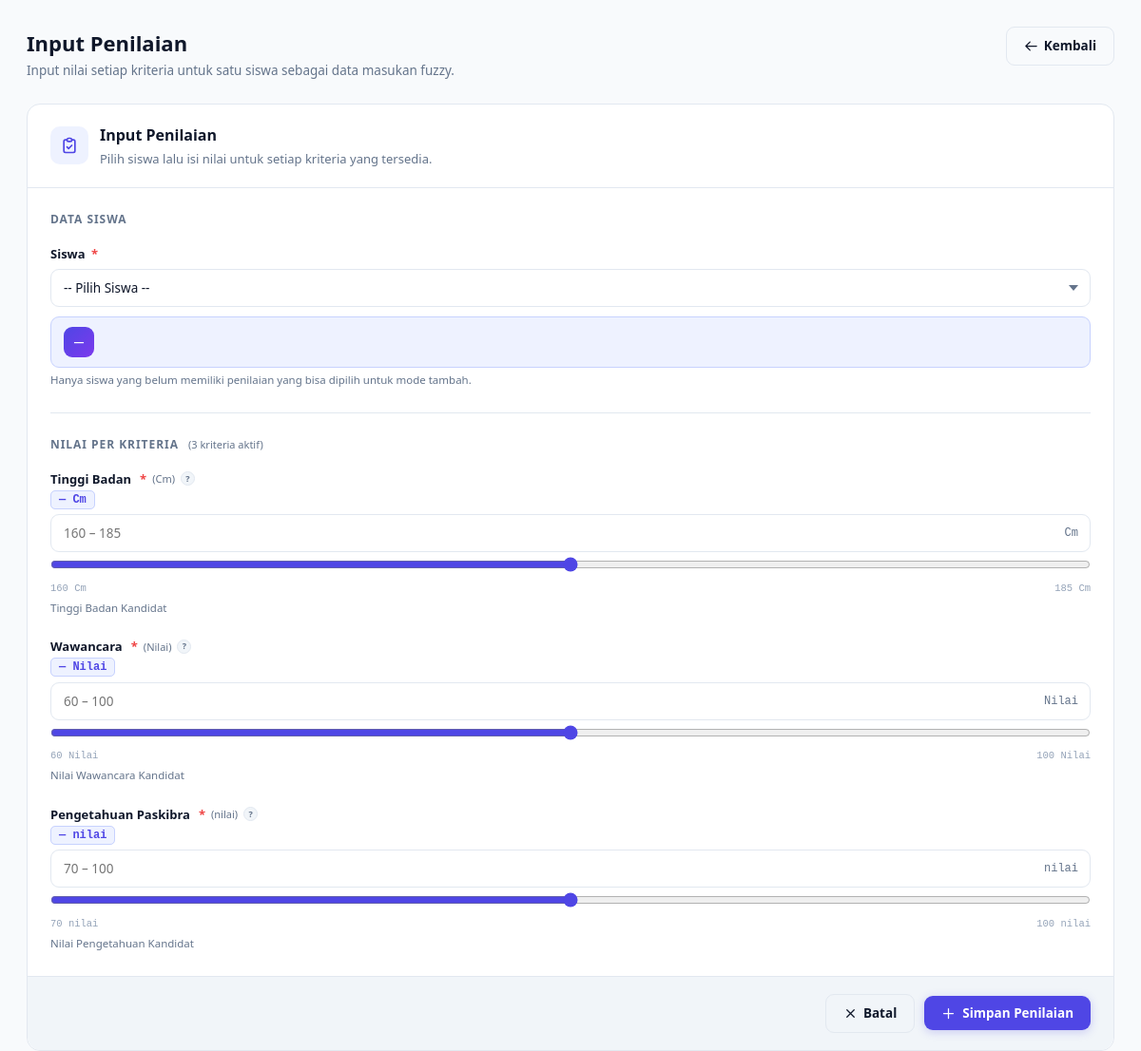
/pages/penilaian/FormPenilaian.php, run on the app's committed database.
### tables this page shows
CREATE TABLE `kriteria` (
  `id_kriteria` int(11) NOT NULL,
  `nama_kriteria` varchar(200) NOT NULL,
  `satuan` varchar(50) DEFAULT NULL,
  `nilai_min` float DEFAULT 0,
  `nilai_max` float DEFAULT 100,
  `keterangan` text DEFAULT NULL,
  `urutan` int(11) DEFAULT 0,
  `created_at` timestamp NOT NULL DEFAULT current_timestamp(),
  `updated_at` timestamp NOT NULL DEFAULT current_timestamp() ON UPDATE current_timestamp()
);

### pages/penilaian/FormPenilaian.php (the view, shortened to what this page needs)
<?php
require 'config/DBConfig.php';
$errors = [];
$action = $_GET['action'] ?? 'add';
$editId = isset($_GET['id']) ? (int) $_GET['id'] : 0;
$isEdit = ($action === 'edit' && $editId > 0);
$pageTitle = $isEdit ? 'Edit Penilaian' : 'Input Penilaian';
$kriteriaList = [];
if ($conn) {
  try {
    $stmt = $conn->query("
      SELECT id_kriteria, nama_kriteria, satuan, nilai_min, nilai_max, keterangan
      FROM kriteria
      ORDER BY urutan ASC, id_kriteria ASC
    ");
    $kriteriaList = $stmt->fetchAll();
  } catch (\PDOException $e) {
    $errors[] = 'Gagal mengambil data kriteria: ' . $e->getMessage();
  }
}
$siswaList = [];
if ($conn) {
  try {
    $stmt = $conn->query("
      SELECT id_siswa, name, asal_sekolah, jenis_kelamin
      FROM siswa
      ORDER BY name ASC
    ");
    $siswaList = $stmt->fetchAll();
  } catch (\PDOException $e) {
    $errors[] = 'Gagal mengambil data siswa: ' . $e->getMessage();
  }
}
$formData = [
  'id_siswa' => '',
  'nilai' => [],
];
?>
<!DOCTYPE html>
<html lang="id">
<head>
  <link rel="stylesheet" href="assets/app.css">
</head>
<body>
  <div>
    <main class="app-content">
      <div class="page-view">
        <div class="page-header">
          <div>
            <h1 class="page-title"><?= htmlspecialchars($pageTitle) ?></h1>
            <p class="page-subtitle">
              <?= $isEdit
                ? 'Perbarui nilai kriteria siswa yang sudah terdaftar.'
                : 'Input nilai setiap kriteria untuk satu siswa sebagai data masukan fuzzy.'
                ?>
            </p>
          </div>
          <a href="app.php?page=penilaian" class="btn-secondary">
            <svg xmlns="http://www.w3.org/2000/svg" fill="none" viewBox="0 0 24 24" stroke-width="2"
              stroke="currentColor">
              <path stroke-linecap="round" stroke-linejoin="round" d="M10 19l-7-7m0 0l7-7m-7 7h18" />
            </svg>
            Kembali
          </a>
        </div>
        <div class="form-card" style="width: 100%; max-width: none;">
          <div class="form-card-header">
            <div class="form-card-icon">
              <?php if ($isEdit): ?>
                <svg xmlns="http://www.w3.org/2000/svg" fill="none" viewBox="0 0 24 24" stroke-width="2"
                  stroke="currentColor">
                  <path stroke-linecap="round" stroke-linejoin="round"
                    d="M11 5H6a2 2 0 00-2 2v11a2 2 0 002 2h11a2 2 0 002-2v-5m-1.414-9.414a2 2 0 112.828 2.828L11.828 15H9v-2.828l8.586-8.586z" />
                </svg>
              <?php else: ?>
                <svg xmlns="http://www.w3.org/2000/svg" fill="none" viewBox="0 0 24 24" stroke-width="2"
                  stroke="currentColor">
                  <path stroke-linecap="round" stroke-linejoin="round"
                    d="M9 5H7a2 2 0 00-2 2v12a2 2 0 002 2h10a2 2 0 002-2V7a2 2 0 00-2-2h-2M9 5a2 2 0 002 2h2a2 2 0 002-2M9 5a2 2 0 012-2h2a2 2 0 012 2m-6 9l2 2 4-4" />
                </svg>
              <?php endif; ?>
            </div>
            <div>
              <p class="form-card-title"><?= htmlspecialchars($pageTitle) ?></p>
              <p class="form-card-desc">
                <?= $isEdit
                  ? 'Nilai lama akan digantikan dengan nilai baru yang diinput.'
                  : 'Pilih siswa lalu isi nilai untuk setiap kriteria yang tersedia.'
                  ?>
              </p>
            </div>
          </div>
          <form method="POST"
            action="app.php?page=penilaian/<?= $isEdit ? 'edit&action=edit&id=' . $editId : 'add&action=add' ?>"
            id="formPenilaian" novalidate>
            <div class="form-card-body">
              <p class="form-section-title">Data Siswa</p>
              <div class="form-group">
                <label class="form-label" for="id_siswa">
                  Siswa <span class="required">*</span>
                </label>
                <?php if ($isEdit):
                  $siswaEdit = getSiswaById($siswaList, (int) $formData['id_siswa']);
                  ?>
                  <input type="hidden" name="id_siswa" value="<?= (int) $formData['id_siswa'] ?>">
                  <div style="
                  display:flex;align-items:center;gap:10px;
                  padding:10px 13px;
                  border:1.5px solid var(--border);
                  border-radius:9px;
                  background:var(--surface-2);
                ">
                    <div class="user-initials" style="width:32px;height:32px;font-size:11px;flex-shrink:0;">
                      <?= strtoupper(substr($siswaEdit['name'] ?? 'S', 0, 2)) ?>
                    </div>
                    <div>
                      <div style="font-size:13.5px;font-weight:600;color:var(--text);">
                        <?= htmlspecialchars($siswaEdit['name'] ?? '—') ?>
                      </div>
                      <div style="font-size:12px;color:var(--text-muted);">
                        <?= htmlspecialchars($siswaEdit['asal_sekolah'] ?? '') ?> &middot;
                        <?= ($siswaEdit['jenis_kelamin'] ?? '') === 'L' ? 'Laki-laki' : 'Perempuan' ?>
                      </div>
                    </div>
                    <span style="
                    margin-left:auto;font-size:11px;font-weight:600;
                    padding:3px 9px;border-radius:20px;
                    background:var(--primary-light);color:var(--primary);border:1px solid #c7d2fe;">
                      Mode Edit
                    </span>
                  </div>
                  <span class="form-hint">Siswa tidak dapat diubah pada mode edit.</span>
                <?php else: ?>
                  <div class="select-wrap">
                    <select class="form-control" id="id_siswa" name="id_siswa" required
                      onchange="updateSiswaPreview(this)">
                      <option value="">-- Pilih Siswa --</option>
                    </select>
                  </div>
                  <div id="siswaPreview" style="
                  display:none;
                  margin-top:10px;
                  padding:10px 13px;
                  border:1.5px solid #c7d2fe;
                  border-radius:9px;
                  background:var(--primary-light);
                  display:flex;align-items:center;gap:10px;
                ">
                    <div class="user-initials" id="previewInitials"
                      style="width:32px;height:32px;font-size:11px;flex-shrink:0;">—</div>
                  </div>
                  <span class="form-hint">Hanya siswa yang belum memiliki penilaian yang bisa dipilih untuk mode tambah.</span>
                <?php endif; ?>
              </div>
              <hr class="form-divider">
              <p class="form-section-title">
                Nilai Per Kriteria
                <span
                  style="font-size:11px;font-weight:400;text-transform:none;letter-spacing:0;color:var(--text-muted);margin-left:6px;">
                  (<?= count($kriteriaList) ?> kriteria aktif)
                </span>
              </p>
              <?php if (empty($kriteriaList)): ?>
                <p style="color:var(--text-muted);font-size:13.5px;text-align:center;padding:24px 0;">
                  Tidak ada kriteria tersedia.
                </p>
              <?php else: ?>
                <?php foreach ($kriteriaList as $idx => $k):
                  $fieldId = 'nilai_' . $k['id_kriteria'];
                  $sliderId = 'slider_' . $k['id_kriteria'];
                  $existVal = $formData['nilai'][$k['id_kriteria']] ?? '';
                  $sliderVal = $existVal !== '' ? $existVal : ($k['nilai_min'] + ($k['nilai_max'] - $k['nilai_min']) / 2);
                  $isLast = ($idx === count($kriteriaList) - 1);
                  ?>
                  <div class="form-group" <?= $isLast ? 'style="margin-bottom:0;"' : '' ?>>
                    <label class="form-label" for="<?= $fieldId ?>">
                      <span style="display:flex;align-items:center;gap:6px;">
                        <?= htmlspecialchars($k['nama_kriteria']) ?>
                        <span class="required">*</span>
                        <?php if ($k['satuan']): ?>
                          <span style="font-size:11px;font-weight:400;color:var(--text-muted);">
                            (<?= htmlspecialchars($k['satuan']) ?>)
                          </span>
                        <?php endif; ?>
                        <?php if ($k['keterangan']): ?>
                          <span title="<?= htmlspecialchars($k['keterangan']) ?>" style="
                        width:15px;height:15px;border-radius:50%;
                        background:var(--surface-2);border:1.5px solid var(--border);
                        color:var(--text-muted);font-size:9px;font-weight:700;
                        display:inline-flex;align-items:center;justify-content:center;
                        cursor:help;">?</span>
                        <?php endif; ?>
                      </span>
                      <span id="counter_<?= $k['id_kriteria'] ?>" style="
                    font-family:'IBM Plex Mono',monospace;font-size:12px;font-weight:700;
                    color:var(--primary);background:var(--primary-light);
                    padding:2px 8px;border-radius:5px;border:1px solid #c7d2fe;">
                        <?= $existVal !== '' ? $existVal : '—' ?>
                        <?= $k['satuan'] ? htmlspecialchars($k['satuan']) : '' ?>
                      </span>
                    </label>
                    <div style="position:relative;">
                      <input type="number" id="<?= $fieldId ?>" name="nilai[<?= $k['id_kriteria'] ?>]" class="form-control"
                        placeholder="<?= $k['nilai_min'] ?> – <?= $k['nilai_max'] ?>"
                        value="<?= htmlspecialchars((string) $existVal) ?>" min="<?= $k['nilai_min'] ?>"
                        max="<?= $k['nilai_max'] ?>" step="0.01" required <?= $k['satuan'] ? 'style="padding-right:52px;"' : '' ?>
                        oninput="syncSlider('<?= $k['id_kriteria'] ?>', this.value, <?= $k['nilai_min'] ?>, <?= $k['nilai_max'] ?>)">
                      <?php if ($k['satuan']): ?>
                        <span style="
                      position:absolute;right:13px;top:50%;transform:translateY(-50%);
                      font-size:12px;font-family:'IBM Plex Mono',monospace;
                      color:var(--text-muted);pointer-events:none;">
                        </span>
                      <?php endif; ?>
                    </div>
                    <div style="padding:4px 0 0;">
                      <input type="range" id="<?= $sliderId ?>" min="<?= $k['nilai_min'] ?>" max="<?= $k['nilai_max'] ?>"
                        step="0.01" value="<?= $sliderVal ?>" style="width:100%;accent-color:var(--primary);"
                        oninput="syncInput('<?= $k['id_kriteria'] ?>', this.value)">
                      <div style="display:flex;justify-content:space-between;margin-top:2px;">
                        <span style="font-size:10.5px;font-family:'IBM Plex Mono',monospace;color:var(--text-light);">
                          <?= $k['nilai_min'] ?>    <?= $k['satuan'] ? ' ' . $k['satuan'] : '' ?>
                        </span>
                        <span style="font-size:10.5px;font-family:'IBM Plex Mono',monospace;color:var(--text-light);">
                          <?= $k['nilai_max'] ?>    <?= $k['satuan'] ? ' ' . $k['satuan'] : '' ?>
                        </span>
                      </div>
                    </div>
                    <?php if ($k['keterangan']): ?>
                      <span class="form-hint"><?= htmlspecialchars($k['keterangan']) ?></span>
                    <?php endif; ?>
                  </div>
                <?php endforeach; ?>
              <?php endif; ?>
            </div>
            <div class="form-actions">
              <a href="app.php?page=penilaian" class="btn-secondary">
                <svg xmlns="http://www.w3.org/2000/svg" fill="none" viewBox="0 0 24 24" stroke-width="2"
                  stroke="currentColor">
                  <path stroke-linecap="round" stroke-linejoin="round" d="M6 18L18 6M6 6l12 12" />
                </svg>
                Batal
              </a>
              <button type="submit" class="btn btn-primary" id="submitBtn" <?= empty($kriteriaList) ? 'disabled' : '' ?>>
                <?php if ($isEdit): ?>
                  <svg xmlns="http://www.w3.org/2000/svg" fill="none" viewBox="0 0 24 24" stroke-width="2"
                    stroke="currentColor">
                    <path stroke-linecap="round" stroke-linejoin="round" d="M5 13l4 4L19 7" />
                  </svg>
                  Simpan Perubahan
                <?php else: ?>
                  <svg xmlns="http://www.w3.org/2000/svg" fill="none" viewBox="0 0 24 24" stroke-width="2"
                    stroke="currentColor">
                    <path stroke-linecap="round" stroke-linejoin="round" d="M12 4v16m8-8H4" />
                  </svg>
                  Simpan Penilaian
                <?php endif; ?>
              </button>
            </div>
          </form>
        </div>
      </div>
    </main>
  </div>
</body>
</html>

### data on the page
kriteria: nama_kriteria "Tinggi Badan", satuan "Cm", nilai_min+nilai_max+satuan "160 – 185", id_kriteria+nilai_min+nilai_max "172.5", nilai_min "160", nilai_max "185", keterangan "Tinggi Badan Kandidat"
kriteria: nama_kriteria "Wawancara", satuan "Nilai", nilai_min+nilai_max+satuan "60 – 100", id_kriteria+nilai_min+nilai_max "80", nilai_min "60", nilai_max "100", keterangan "Nilai Wawancara Kandidat"
kriteria: nama_kriteria "Pengetahuan Paskibra", satuan "nilai", nilai_min+nilai_max+satuan "70 – 100", id_kriteria+nilai_min+nilai_max "85", nilai_min "70", nilai_max "100", keterangan "Nilai Pengetahuan Kandidat"

### other printed values
$pageTitle "Input Penilaian"
count($kriteriaList) "3"
